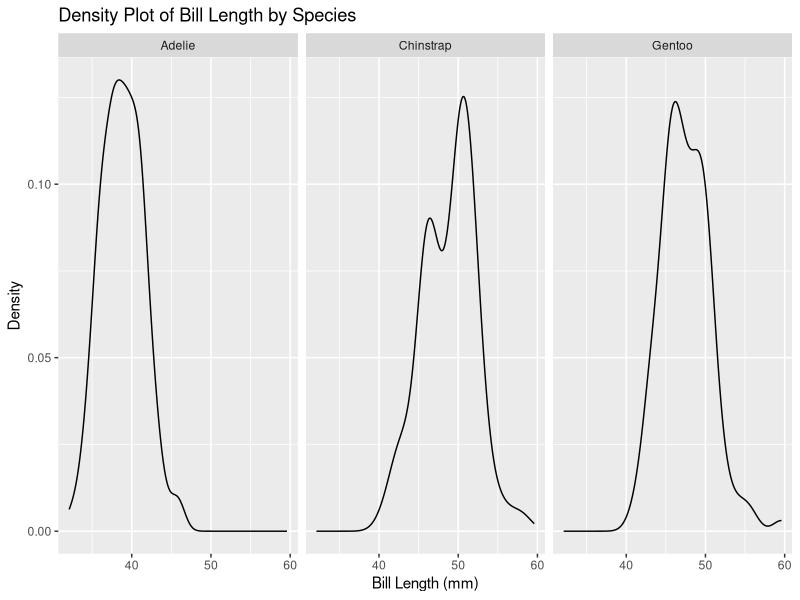
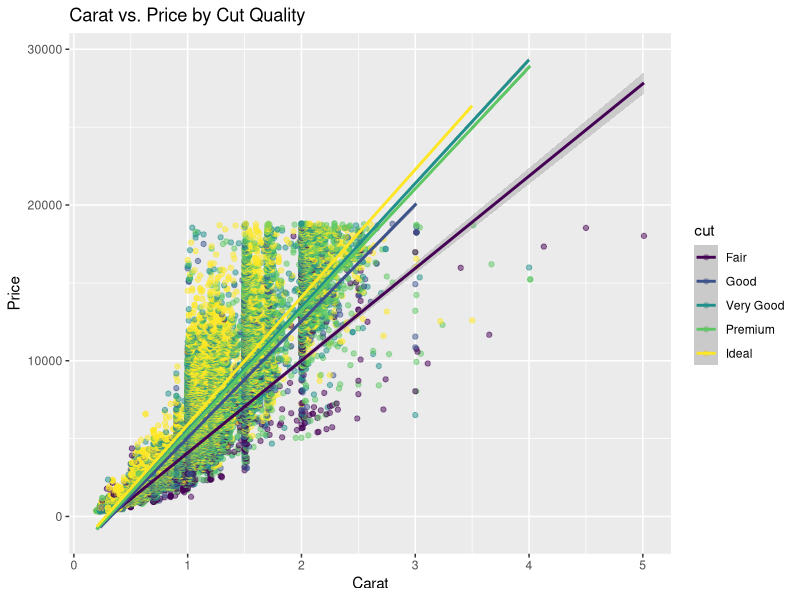
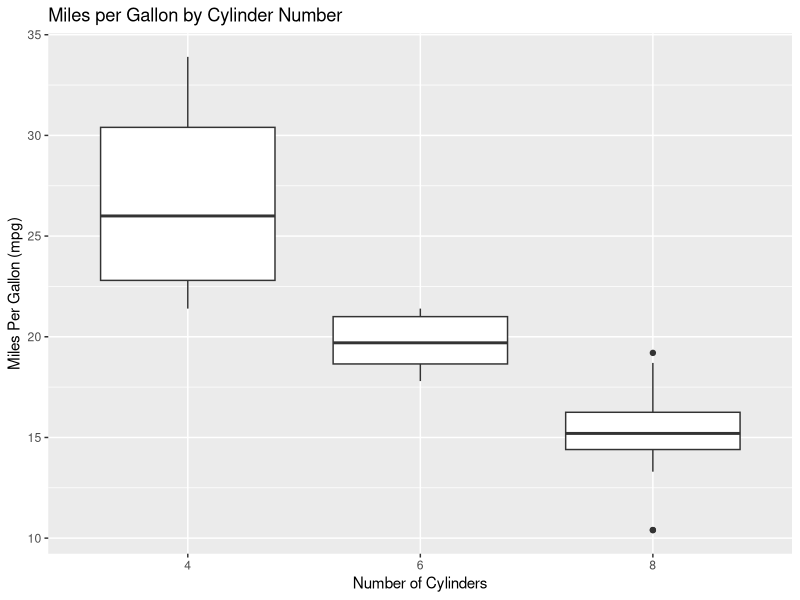
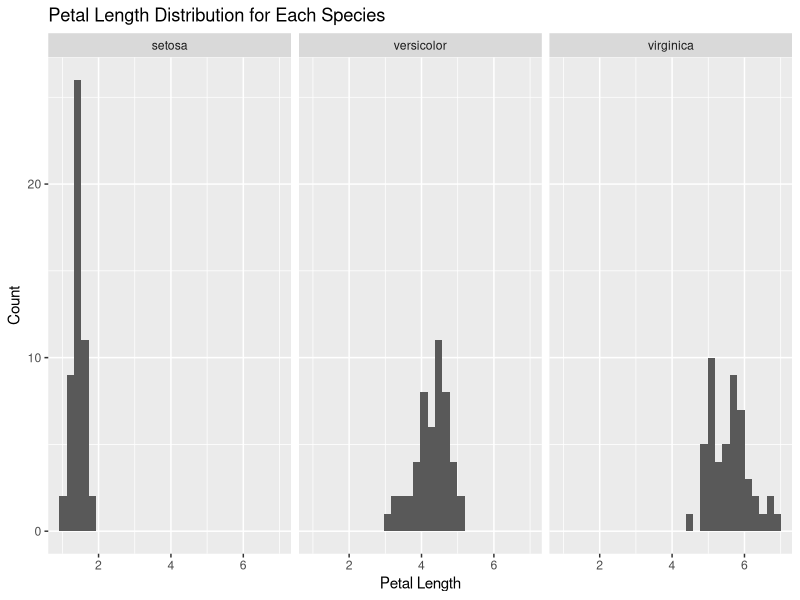

Here is the R script that generated these plots, in order:
# Please create the following plots:

# Q1 ----

# Load the tidyverse library
library(tidyverse)

# Load the palmerpenguins library
library(palmerpenguins)

# Load the penguins dataset
data(penguins)

# Plot 1
# Create a density plot of the 'bill_length_mm' column of the penguins
# dataset.
# Use the ggplot() function to create the plot.
# Use the aes() function to specify the x-axis variable.
# Inside the aes() function, set the x parameter to the 'bill_length_mm'
# column of the penguins dataset.
# Add a + sign after the ggplot() function.
# Use the geom_density() function to add a density plot to the ggplot()
# function.
# Add a + sign after the geom_density() function.
# Use the facet_grid() function to add a facet to the ggplot() function.
# Inside the facet_grid() function, set the formula to
# "~ species".
# Add a + sign after the facet_grid() function.
# Use the labs() function to add a title to the ggplot() function.
# Inside the labs() function, set the title parameter to
# "Density Plot of Bill Length by Species".
# Set the x parameter to "Bill Length (mm)".
# Set the y parameter to "Density".

plot1 <- ggplot(penguins, mapping = aes(x = bill_length_mm)) + 
  geom_density() + 
  facet_grid(~ species) + 
  labs(title = "Density Plot of Bill Length by Species",
       x = "Bill Length (mm)",
       y = "Density")

# To verify your answer, run the following code
plot1

# Q2 ----

# Use the diamonds dataset from ggplot2
data(diamonds)

# Plot 2
# Create a scatter plot of 'carat' vs. 'price', colored by 'cut' quality.
# Use the ggplot() function to create the plot.
# Use the aes() function to specify the x-axis and y-axis variables.
# Inside the aes() function, set the x parameter to 'carat', the y parameter to 'price'.
# Add a + sign after the ggplot() function.
# Use the geom_point() function to add a scatter plot to the ggplot() function. 
# Inside the geom_point() function, use the aes() function to set the color parameter to 'cut'.
# Set the alpha parameter inside geom_point() to 0.5 to make the points semi-transparent if there is overplotting.
# Use the geom_smooth() function to add a smooth line through the points for each 'cut' category, setting the method argument to "lm" for linear models.
# Add a + sign after the geom_point() (and geom_smooth(), if used) function.
# Use the labs() function to add a title to the ggplot() function.
# Inside the labs() function, set the title parameter to "Carat vs. Price by Cut Quality",
# Set the x parameter to "Carat",
# Set the y parameter to "Price".

plot2 <- ggplot(diamonds, mapping = aes(x = carat, y = price, color = cut)) + 
  geom_point(alpha = 0.5) + 
  geom_smooth(method = "lm") + 
  labs(title = "Carat vs. Price by Cut Quality",
       x = "Carat",
       y = "Price")


# To verify your answer, run the following code
plot2

# Q3 ----


# Use the mtcars dataset
data(mtcars)

# Plot 3
# Create a boxplot of 'mpg' by 'cyl' (number of cylinders).
# Use the ggplot() function to create the plot.
# Use the aes() function to specify the x-axis and y-axis variables.
# Inside the aes() function, set the x parameter to 'cyl' and the y parameter to 'mpg'.
# NOTICE that you will need to convert the 'cyl' column to a factor using the factor() function. factor(cyl)
# Add a + sign after the ggplot() function.
# Use the geom_boxplot() function to add a boxplot to the ggplot() function.
# Add a + sign after the geom_boxplot() function.
# Use the labs() function to add a title to the ggplot() function.
# Inside the labs() function, set the title parameter to "Miles Per Gallon by Cylinder Number",
# Set the x parameter to "Number of Cylinders",
# Set the y parameter to "Miles Per Gallon (mpg)".

plot3 <- ggplot(mtcars, mapping = aes(x = factor(cyl), y = mpg)) + 
  geom_boxplot() + 
  labs( title = "Miles per Gallon by Cylinder Number",
        x = "Number of Cylinders", 
        y = "Miles Per Gallon (mpg)")


# To verify your answer, run the following code
plot3

# Q4 ----

# Use the iris dataset
data(iris)

# Plot 4
# Create a histogram of 'Petal.Length' for each species.
# Use the ggplot() function to create the plot.
# Use the aes() function to specify the x-axis variable.
# Inside the aes() function, set the x parameter to 'Petal.Length'.
# Add a + sign after the ggplot() function.
# Use the geom_histogram() function to add a histogram to the ggplot() function, and set bins to 30.
# Add a + sign after the geom_histogram() function.
# Use the facet_wrap() function to add a facet for 'Species'.
# Inside the facet_wrap() function, set the facets parameter to '~ Species'.
# Add a + sign after the facet_wrap() function.
# Use the labs() function to add a title to the ggplot() function.
# Inside the labs() function, set the title parameter to "Petal Length Distribution for Each Species",
# Set the x parameter to "Petal Length",
# Set the y parameter to "Count".

plot4 <- ggplot(iris, mapping = aes(x = Petal.Length)) + 
  geom_histogram(bins = 30) + 
  facet_wrap(~ Species) + 
  labs(title = "Petal Length Distribution for Each Species",
       x = "Petal Length",
       y = "Count")
  


# To verify your answer, run the following code
plot4
